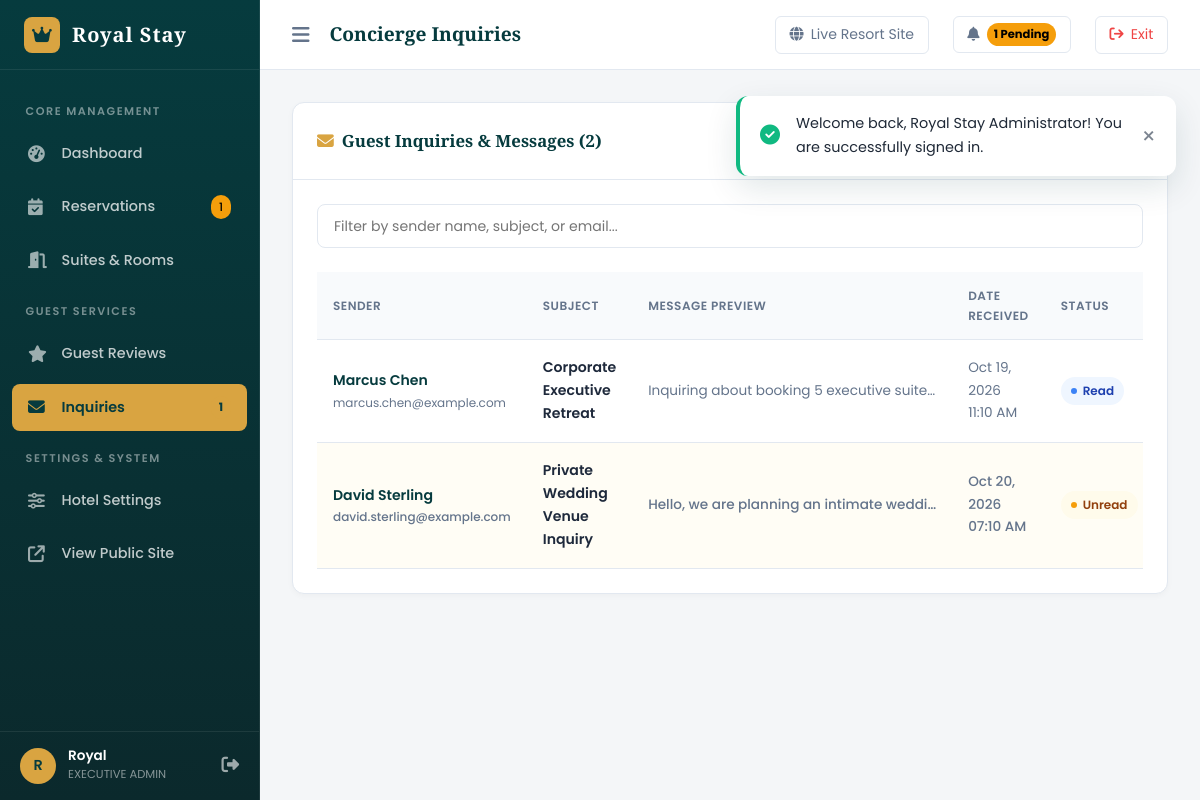
Page /admin/messages.php (signed in) on the committed database.
### tables this page shows
CREATE TABLE `users` (
  `id` INT AUTO_INCREMENT PRIMARY KEY,
  `name` VARCHAR(100) NOT NULL,
  `email` VARCHAR(150) NOT NULL UNIQUE,
  `phone` VARCHAR(30) NULL,
  `password` VARCHAR(255) NOT NULL,
  `role` ENUM('customer', 'admin') NOT NULL DEFAULT 'customer',
  `status` ENUM('active', 'inactive') NOT NULL DEFAULT 'active',
  `created_at` DATETIME NOT NULL DEFAULT CURRENT_TIMESTAMP,
  `updated_at` DATETIME NOT NULL DEFAULT CURRENT_TIMESTAMP ON UPDATE CURRENT_TIMESTAMP,
  INDEX `idx_users_email` (`email`),
  INDEX `idx_users_role` (`role`)
);

CREATE TABLE `contact_messages` (
  `id` INT AUTO_INCREMENT PRIMARY KEY,
  `name` VARCHAR(100) NOT NULL,
  `email` VARCHAR(150) NOT NULL,
  `subject` VARCHAR(200) NOT NULL,
  `message` TEXT NOT NULL,
  `status` ENUM('unread', 'read') NOT NULL DEFAULT 'unread',
  `created_at` DATETIME NOT NULL DEFAULT CURRENT_TIMESTAMP
);

### includes/auth-check.php (called while the page is built, shortened)
<?php
require_once __DIR__ . '/functions.php';
function is_logged_in(): bool {
    return !empty($_SESSION['user_id']);
}
function get_logged_in_user(): ?array {
    static $currentUser = null;
    if ($currentUser === null) {
        $pdo = get_db();
        $stmt = $pdo->prepare("SELECT id, name, email, phone, role, status FROM users WHERE id = ? AND status = 'active' LIMIT 1");
        $stmt->execute([$_SESSION['user_id']]);
        $currentUser = $stmt->fetch() ?: null;
    }
    return $currentUser;
}

### admin/includes/admin-auth.php (called while the page is built, shortened)
<?php
require_once __DIR__ . '/../../includes/functions.php';
require_once __DIR__ . '/../../includes/auth-check.php';
function require_admin(): void {
    $user = get_logged_in_user();
}
$currentScript = basename($_SERVER['PHP_SELF'] ?? '');
if ($currentScript !== 'login.php') {
    require_admin();
}

### admin/messages.php (the view, shortened to what this page needs)
<?php
$adminPageTitle = 'Concierge Inquiries';
$activeAdminNav = 'messages';
require_once __DIR__ . '/includes/admin-header.php';
$pdo = get_db();
$statusFilter = sanitize($_GET['status'] ?? '');
$sql = "SELECT * FROM contact_messages WHERE 1=1";
$params = [];
$sql .= " ORDER BY id DESC";
$stmt = $pdo->prepare($sql);
$stmt->execute($params);
$messages = $stmt->fetchAll();
?>
<div class="admin-card">
    <div class="admin-card-header">
        <h3 class="admin-card-title">
            <i class="fa-solid fa-envelope" style="color: var(--admin-accent);"></i> Guest Inquiries & Messages (<?= count($messages) ?>)
        </h3>
        <div style="display: flex; gap: 0.5rem; flex-wrap: wrap;">
            <a href="<?= base_url('admin/messages.php') ?>" class="btn <?= empty($statusFilter) ? 'btn-primary' : 'btn-outline' ?> btn-sm">
            </a>
            <a href="<?= base_url('admin/messages.php?status=unread') ?>" class="btn <?= $statusFilter === 'unread' ? 'btn-primary' : 'btn-outline' ?> btn-sm">
            </a>
            <a href="<?= base_url('admin/messages.php?status=read') ?>" class="btn <?= $statusFilter === 'read' ? 'btn-primary' : 'btn-outline' ?> btn-sm">
            </a>
        </div>
    </div>
    <div class="admin-card-body">
        <div class="admin-filter-bar">
            <input type="text" class="search-bar-input data-table-search" data-target="messagesTable" placeholder="Filter by sender name, subject, or email...">
        </div>
        <div class="table-responsive">
            <table class="admin-table" id="messagesTable">
                <thead>
                    <tr>
                        <th>Sender</th>
                        <th>Subject</th>
                        <th>Message Preview</th>
                        <th>Date Received</th>
                        <th>Status</th>
                    </tr>
                </thead>
                <tbody>
                    <?php if (empty($messages)): ?>
                        <tr>
                            <td colspan="6" style="text-align: center; padding: 3rem; color: var(--admin-text-muted);">
                                No inquiries found in this mailbox.
                            </td>
                        </tr>
                    <?php else: ?>
                        <?php foreach ($messages as $msg): ?>
                            <tr style="<?= $msg['status'] === 'unread' ? 'background-color: #FFFDF5; font-weight: 500;' : '' ?>">
                                <td>
                                    <div style="font-weight: 600; color: var(--admin-sidebar);"><?= e($msg['name']) ?></div>
                                    <div style="font-size: 0.75rem; color: var(--admin-text-muted);">
                                        <a href="mailto:<?= e($msg['email']) ?>" style="color: inherit; text-decoration: none;"><?= e($msg['email']) ?></a>
                                    </div>
                                </td>
                                <td>
                                    <div style="font-weight: 600; color: var(--admin-text);"><?= e($msg['subject']) ?></div>
                                </td>
                                <td style="max-width: 320px;">
                                    <div style="white-space: nowrap; overflow: hidden; text-overflow: ellipsis; font-size: 0.85rem; color: var(--admin-text-muted);">
                                        <?= e($msg['message']) ?>
                                    </div>
                                </td>
                                <td>
                                    <div style="font-size: 0.85rem; color: var(--admin-text-muted);"><?= date('M d, Y h:i A', strtotime($msg['created_at'])) ?></div>
                                </td>
                                <td>
                                    <span class="status-badge status-<?= e($msg['status']) ?>">
                                        <?= ucfirst(e($msg['status'])) ?>
                                    </span>
                                </td>
                            </tr>
                        <?php endforeach; ?>
                    <?php endif; ?>
                </tbody>
            </table>
        </div>
    </div>
</div>
<?php require_once __DIR__ . '/includes/admin-footer.php'; ?>

### admin/includes/admin-header.php (shortened to what this page needs)
<?php
require_once __DIR__ . '/admin-auth.php';
$adminUser = get_logged_in_user();
$activeAdminNav = $activeAdminNav ?? 'dashboard';
$adminPageTitle = $adminPageTitle ?? 'Admin Dashboard';
$pdo = get_db();
try {
    $unreadCount = (int)$pdo->query("SELECT COUNT(*) FROM contact_messages WHERE status = 'unread'")->fetchColumn();
    $pendingBookingsCount = (int)$pdo->query("SELECT COUNT(*) FROM bookings WHERE booking_status = 'pending'")->fetchColumn();
} catch (Exception $e) {
    $unreadCount = 0;
    $pendingBookingsCount = 0;
}
?>
<!DOCTYPE html>
<html lang="en">
<head>
    <link rel="stylesheet" href="https://cdnjs.cloudflare.com/ajax/libs/font-awesome/6.5.1/css/all.min.css">
    <link rel="stylesheet" href="<?= base_url('assets/css/style.css') ?>">
    <link rel="stylesheet" href="<?= base_url('assets/css/admin.css') ?>">
    <link rel="stylesheet" href="<?= base_url('assets/css/responsive.css') ?>">
</head>
<body class="admin-body">
    <aside class="admin-sidebar">
        <div class="sidebar-header">
            <div class="sidebar-brand-icon">
                <i class="fa-solid fa-crown"></i>
            </div>
            <div class="sidebar-brand-text">Royal Stay</div>
        </div>
        <nav class="sidebar-nav">
            <div class="nav-section-title">Core Management</div>
            <a href="<?= base_url('admin/index.php') ?>" class="admin-nav-item <?= $activeAdminNav === 'dashboard' ? 'active' : '' ?>">
                <i class="fa-solid fa-gauge-high"></i>
                <span>Dashboard</span>
            </a>
            <a href="<?= base_url('admin/bookings.php') ?>" class="admin-nav-item <?= $activeAdminNav === 'bookings' ? 'active' : '' ?>">
                <i class="fa-solid fa-calendar-check"></i>
                <span>Reservations</span>
                <?php if ($pendingBookingsCount > 0): ?>
                    <span class="nav-badge" style="background: var(--warning); color: #000;"><?= $pendingBookingsCount ?></span>
                <?php endif; ?>
            </a>
            <a href="<?= base_url('admin/rooms.php') ?>" class="admin-nav-item <?= $activeAdminNav === 'rooms' ? 'active' : '' ?>">
                <i class="fa-solid fa-door-open"></i>
                <span>Suites & Rooms</span>
            </a>
            <div class="nav-section-title">Guest Services</div>
            <a href="<?= base_url('admin/reviews.php') ?>" class="admin-nav-item <?= $activeAdminNav === 'reviews' ? 'active' : '' ?>">
                <i class="fa-solid fa-star"></i>
                <span>Guest Reviews</span>
            </a>
            <a href="<?= base_url('admin/messages.php') ?>" class="admin-nav-item <?= $activeAdminNav === 'messages' ? 'active' : '' ?>">
                <i class="fa-solid fa-envelope"></i>
                <span>Inquiries</span>
                <?php if ($unreadCount > 0): ?>
                    <span class="nav-badge" style="background: var(--accent); color: var(--admin-sidebar); font-weight: 700;"><?= $unreadCount ?></span>
                <?php endif; ?>
            </a>
            <div class="nav-section-title">Settings & System</div>
            <a href="<?= base_url('admin/settings.php') ?>" class="admin-nav-item <?= $activeAdminNav === 'settings' ? 'active' : '' ?>">
                <i class="fa-solid fa-sliders"></i>
                <span>Hotel Settings</span>
            </a>
            <a href="<?= base_url() ?>" target="_blank" class="admin-nav-item">
                <i class="fa-solid fa-arrow-up-right-from-square"></i>
                <span>View Public Site</span>
            </a>
        </nav>
        <div class="sidebar-footer">
            <div class="sidebar-user">
                <div class="sidebar-avatar">
                    <?= strtoupper(substr($adminUser['name'] ?? 'A', 0, 1)) ?>
                </div>
                <div class="sidebar-user-info">
                    <div class="name"><?= e(explode(' ', $adminUser['name'] ?? 'Admin')[0]) ?></div>
                    <div class="role">Executive Admin</div>
                </div>
            </div>
            <a href="<?= base_url('admin/logout.php') ?>" title="Sign Out" style="color: rgba(255,255,255,0.6); font-size: 1.1rem; transition: var(--transition);">
                <i class="fa-solid fa-right-from-bracket"></i>
            </a>
        </div>
    </aside>
    <main class="admin-main">
        <header class="admin-topbar">
            <div class="topbar-left">
                <button type="button" class="sidebar-toggle-btn" id="adminSidebarToggle" aria-label="Toggle Navigation">
                    <i class="fa-solid fa-bars"></i>
                </button>
                <h1 class="topbar-page-title"><?= e($adminPageTitle) ?></h1>
            </div>
            <div class="topbar-right">
                <a href="<?= base_url() ?>" target="_blank" class="topbar-action-btn">
                    <i class="fa-solid fa-globe"></i> Live Resort Site
                </a>
                <a href="<?= base_url('admin/bookings.php') ?>" class="topbar-action-btn">
                    <i class="fa-solid fa-bell"></i>
                    <?php if ($pendingBookingsCount > 0): ?>
                        <span style="background: var(--warning); color: #000; border-radius: 9999px; padding: 2px 7px; font-size: 0.72rem; font-weight: 700;"><?= $pendingBookingsCount ?> Pending</span>
                    <?php else: ?>
                        <span>Reservations</span>
                    <?php endif; ?>
                </a>
                <a href="<?= base_url('admin/logout.php') ?>" class="topbar-action-btn" style="color: var(--error);">
                    <i class="fa-solid fa-arrow-right-from-bracket"></i> Exit
                </a>
            </div>
        </header>
        <?= render_flash() ?>
        <div class="admin-content">

### assets/css/style.css (style rules this page uses)
:root { --primary: #063B3E; --primary-light: #0d4e52; --secondary: #0B292C; --accent: #D9A441; --accent-hover: #c59132; --accent-light: #fef8ee; --bg: #F8F7F2; --card-bg: #FFFFFF; --text: #1F2937; --text-muted: #7B8490; --border: #E5E7EB; --border-light: #F3F4F6; --success: #198754; --success-bg: #e8f5e9; --error: #DC3545; --error-bg: #fde8e8; --warning: #F59E0B; --warning-bg: #fef3c7; --info: #0284C7; --info-bg: #e0f2fe; --font-heading: 'Playfair Display', Georgia, serif; --font-body: 'Poppins', -apple-system, BlinkMacSystemFont, 'Segoe UI', Roboto, sans-serif; --shadow-sm: 0 2px 4px rgba(6, 59, 62, 0.04); --shadow-md: 0 6px 16px rgba(6, 59, 62, 0.08); --shadow-lg: 0 12px 32px rgba(6, 59, 62, 0.12); --shadow-xl: 0 20px 48px rgba(6, 59, 62, 0.16); --radius-sm: 6px; --radius-md: 12px; --radius-lg: 18px; --radius-full: 9999px; --transition: all 0.3s cubic-bezier(0.16, 1, 0.3, 1); }
*, *::before, *::after { box-sizing: border-box; margin: 0; padding: 0; }
html { scroll-behavior: smooth; font-size: 16px; }
body { font-family: var(--font-body); font-size: 0.975rem; line-height: 1.65; color: var(--text); background-color: var(--bg); overflow-x: hidden; min-height: 100vh; display: flex; flex-direction: column; }
main { flex: 1 0 auto; }
h1, h2, h3, h4, h5, h6 { font-family: var(--font-heading); color: var(--secondary); line-height: 1.3; font-weight: 700; }
h1 { font-size: 2.75rem; }
h3 { font-size: 1.75rem; }
a { color: var(--primary); text-decoration: none; transition: var(--transition); }
button, input, select, textarea { font-family: inherit; font-size: inherit; }
.btn { display: inline-flex; align-items: center; justify-content: center; gap: 0.6rem; font-weight: 500; padding: 0.85rem 1.75rem; border-radius: var(--radius-sm); border: 1px solid transparent; cursor: pointer; transition: var(--transition); text-align: center; white-space: nowrap; font-size: 0.95rem; }
.btn-primary { background-color: var(--primary); color: #ffffff; border-color: var(--primary); }
.btn-outline { background-color: transparent; border-color: var(--primary); color: var(--primary); }
.btn-sm { padding: 0.5rem 1rem; font-size: 0.85rem; }
:root { --text-main: #1F2937; --bg-surface: #F8F7F2; --accent-dark: #B45309; --accent: #D9A441; }

### rows in the picture
users: name "R", name "Royal"
contact_messages: name "Marcus Chen", email "marcus.chen@example.com", subject "Corporate Executive Retreat", message "Inquiring about booking 5 executive suite…", created_at "Oct 19, 2026 11:10 AM", status "Read"
contact_messages: name "David Sterling", email "david.sterling@example.com", subject "Private Wedding Venue Inquiry", message "Hello, we are planning an intimate wedd…", created_at "Oct 20, 2026 07:10 AM", status "Unread"

### other values in the picture
$pendingBookingsCount "1"
$unreadCount "1"
$adminPageTitle "Concierge Inquiries"
$msg "Welcome back, Royal Stay Administrator! You are successfully signed in."
count($messages) "2"
